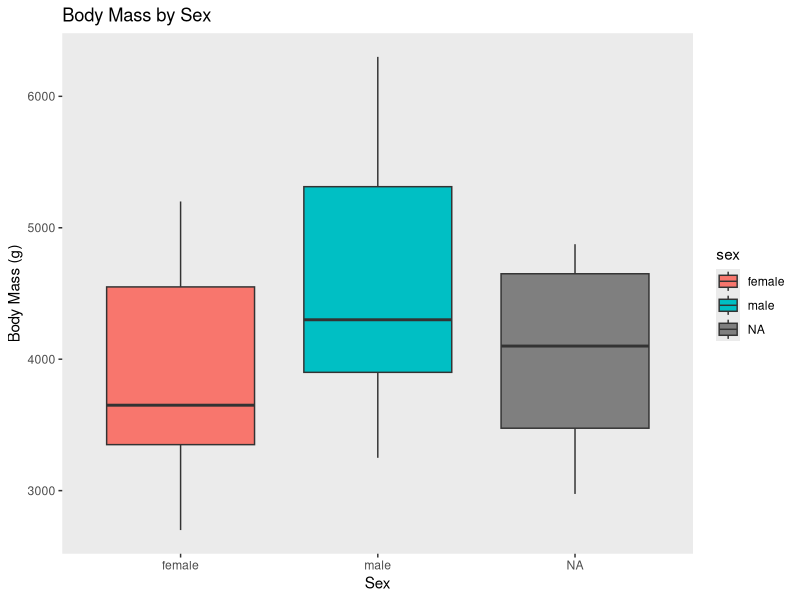
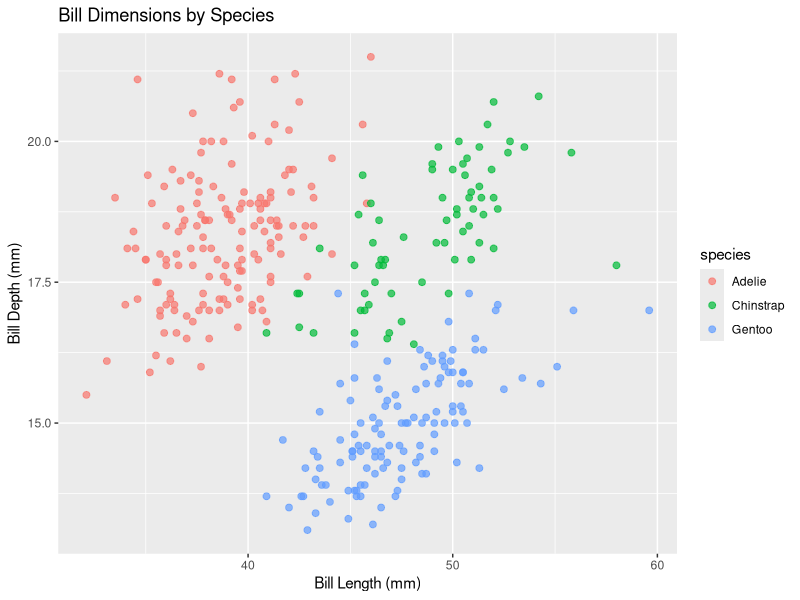
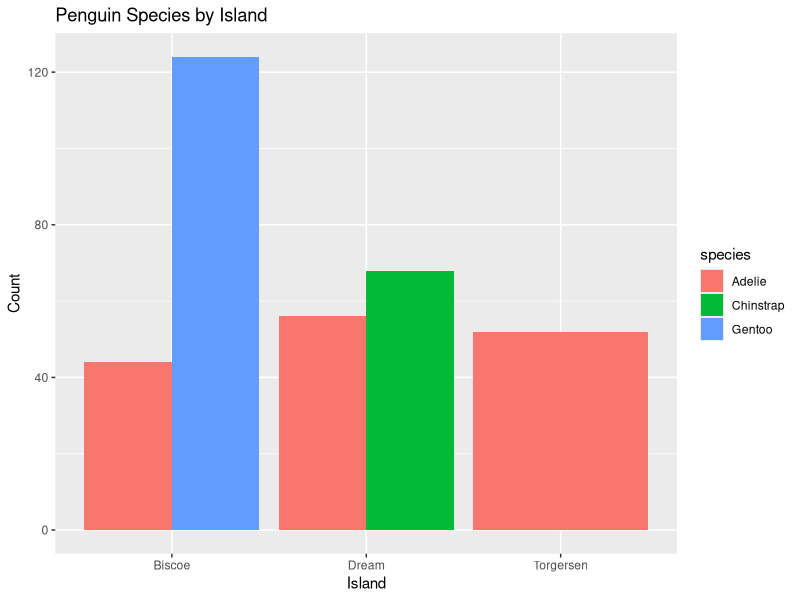
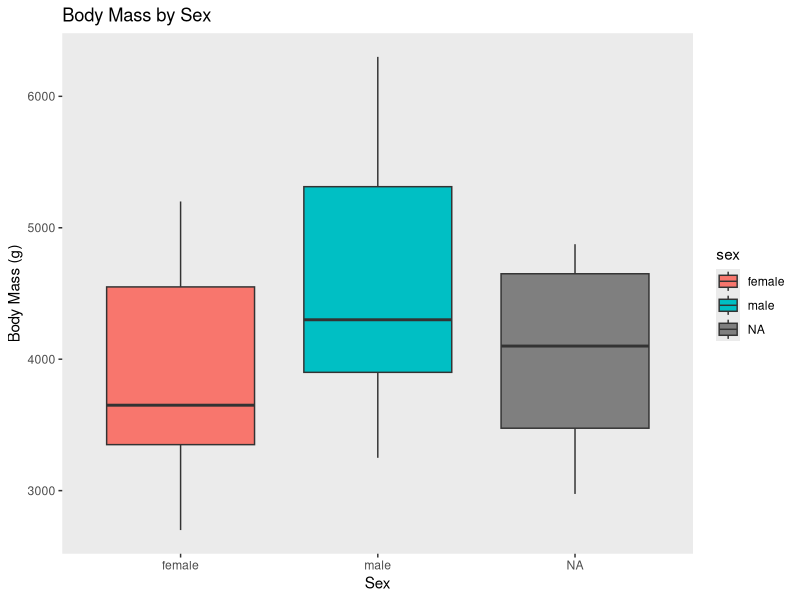
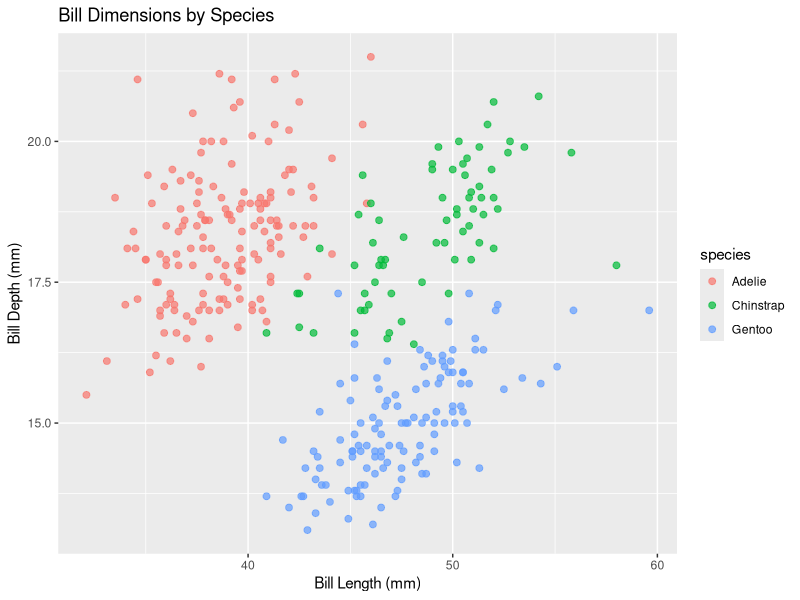
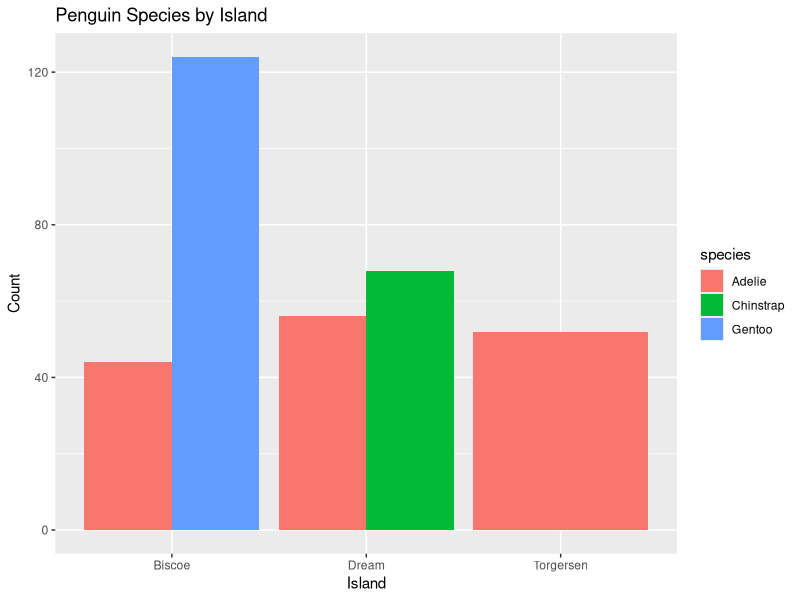

The R script that drew these images, in order:
## ---- chunk 1
# Library Setup
library(palmerpenguins)
library(ggplot2)
data(penguins)
## ---- chunk 2
head(penguins)  
ncol(penguins)   # 8 columns
nrow(penguins)   # 344 penguins
## ---- chunk 3
pmale   <- penguins[penguins$sex == "male", ] 
nrow(pmale)   # 179 male penguins
pfemale <- penguins[penguins$sex == "female", ]
nrow(pfemale) # 176 female penguins
## ---- chunk 4
pAdel <- penguins[penguins$species == "Adelie", ]
pChin <- penguins[penguins$species == "Chinstrap", ]
pGen  <- penguins[penguins$species == "Gentoo", ]
## ---- chunk 5
iBis   <- penguins[penguins$island == "Biscoe", ]
iDream <- penguins[penguins$island == "Dream", ]
iTorg  <- penguins[penguins$island == "Torgersen", ]
## ---- chunk 6
ggplot(data = penguins, aes(x = sex, y = body_mass_g, fill = sex)) +
  geom_boxplot() +
  labs(title = "Body Mass by Sex", x = "Sex", y = "Body Mass (g)") +
  theme(panel.grid = element_blank())
ggsave("body_mass_sex.png")
## ---- chunk 7
ggplot(penguins, aes(x = bill_length_mm, y = bill_depth_mm, color = species)) +
  geom_point(size = 2, alpha = 0.7) +
  labs(title = "Bill Dimensions by Species", x = "Bill Length (mm)", y = "Bill Depth (mm)")
ggsave("bill_species.png")
## ---- chunk 8
ggplot(penguins, aes(x = island, fill = species)) +
  geom_bar(position = "dodge") +
  labs(title = "Penguin Species by Island", x = "Island", y = "Count")
ggsave("species_island.png")
